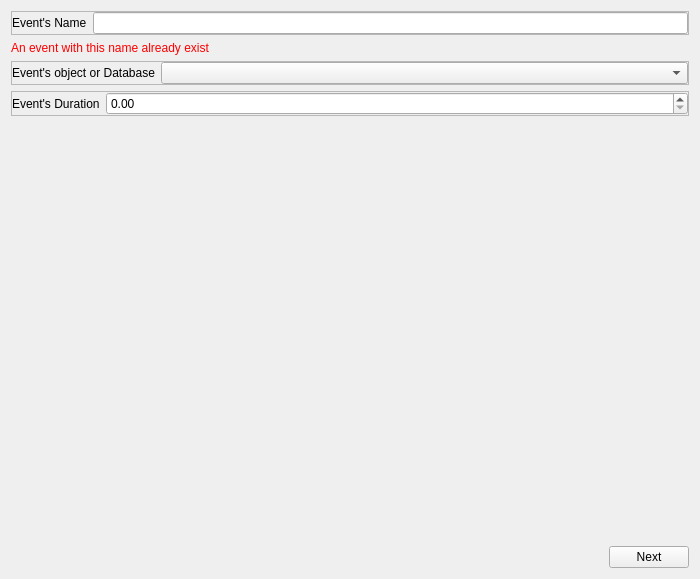
<?xml version="1.0" encoding="UTF-8"?>
<ui version="4.0">
 <class>Dialog</class>
 <widget class="QDialog" name="Dialog">
  <property name="geometry">
   <rect>
    <x>0</x>
    <y>0</y>
    <width>700</width>
    <height>579</height>
   </rect>
  </property>
  <property name="windowTitle">
   <string>Dialog</string>
  </property>
  <layout class="QVBoxLayout" name="verticalLayout">
   <item>
    <widget class="QStackedWidget" name="stackedWidget">
     <property name="currentIndex">
      <number>3</number>
     </property>
     <widget class="QWidget" name="step_2">
      <layout class="QVBoxLayout" name="verticalLayout_8">
       <item>
        <widget class="QGroupBox" name="groupBox">
         <property name="sizePolicy">
          <sizepolicy hsizetype="Expanding" vsizetype="Expanding">
           <horstretch>0</horstretch>
           <verstretch>0</verstretch>
          </sizepolicy>
         </property>
         <property name="title">
          <string>Event's triggers</string>
         </property>
         <layout class="QVBoxLayout" name="verticalLayout_3">
          <item>
           <widget class="QScrollArea" name="scrollArea_2">
            <property name="widgetResizable">
             <bool>true</bool>
            </property>
            <widget class="QWidget" name="scrollAreaWidgetContents_2">
             <property name="geometry">
              <rect>
               <x>0</x>
               <y>0</y>
               <width>642</width>
               <height>443</height>
              </rect>
             </property>
             <layout class="QVBoxLayout" name="verticalLayout_5">
              <item>
               <widget class="QTreeWidget" name="treeWidget">
                <property name="styleSheet">
                 <string notr="true">font: 12pt &quot;Segoe UI&quot;;</string>
                </property>
                <property name="headerHidden">
                 <bool>true</bool>
                </property>
                <column>
                 <property name="text">
                  <string notr="true">1</string>
                 </property>
                </column>
               </widget>
              </item>
             </layout>
            </widget>
           </widget>
          </item>
          <item>
           <widget class="QFrame" name="frame_6">
            <property name="sizePolicy">
             <sizepolicy hsizetype="Expanding" vsizetype="Fixed">
              <horstretch>0</horstretch>
              <verstretch>0</verstretch>
             </sizepolicy>
            </property>
            <property name="frameShape">
             <enum>QFrame::Shape::StyledPanel</enum>
            </property>
            <property name="frameShadow">
             <enum>QFrame::Shadow::Raised</enum>
            </property>
            <layout class="QHBoxLayout" name="horizontalLayout_6">
             <property name="leftMargin">
              <number>0</number>
             </property>
             <property name="topMargin">
              <number>0</number>
             </property>
             <property name="rightMargin">
              <number>0</number>
             </property>
             <property name="bottomMargin">
              <number>0</number>
             </property>
             <item alignment="Qt::AlignmentFlag::AlignLeft">
              <widget class="QPushButton" name="pushButton_7">
               <property name="text">
                <string>Delete event's trigger</string>
               </property>
              </widget>
             </item>
             <item alignment="Qt::AlignmentFlag::AlignRight">
              <widget class="QPushButton" name="pushButton">
               <property name="text">
                <string>Add event's trigger</string>
               </property>
              </widget>
             </item>
            </layout>
           </widget>
          </item>
          <item alignment="Qt::AlignmentFlag::AlignRight|Qt::AlignmentFlag::AlignBottom">
           <widget class="QPushButton" name="pushButton_4">
            <property name="text">
             <string>Next</string>
            </property>
           </widget>
          </item>
         </layout>
        </widget>
       </item>
      </layout>
     </widget>
     <widget class="QWidget" name="step_3">
      <layout class="QVBoxLayout" name="verticalLayout_9">
       <item>
        <widget class="QGroupBox" name="groupBox_2">
         <property name="sizePolicy">
          <sizepolicy hsizetype="Expanding" vsizetype="Expanding">
           <horstretch>0</horstretch>
           <verstretch>0</verstretch>
          </sizepolicy>
         </property>
         <property name="title">
          <string>Event's protocols</string>
         </property>
         <layout class="QVBoxLayout" name="verticalLayout_4">
          <item>
           <widget class="QScrollArea" name="scrollArea_3">
            <property name="widgetResizable">
             <bool>true</bool>
            </property>
            <widget class="QWidget" name="scrollAreaWidgetContents_3">
             <property name="geometry">
              <rect>
               <x>0</x>
               <y>0</y>
               <width>642</width>
               <height>443</height>
              </rect>
             </property>
             <layout class="QVBoxLayout" name="verticalLayout_6">
              <item>
               <widget class="QTreeWidget" name="treeWidget_2">
                <property name="styleSheet">
                 <string notr="true">font: 12pt &quot;Segoe UI&quot;;</string>
                </property>
                <property name="headerHidden">
                 <bool>true</bool>
                </property>
                <column>
                 <property name="text">
                  <string notr="true">1</string>
                 </property>
                </column>
               </widget>
              </item>
             </layout>
            </widget>
           </widget>
          </item>
          <item>
           <widget class="QFrame" name="frame_7">
            <property name="sizePolicy">
             <sizepolicy hsizetype="Expanding" vsizetype="Fixed">
              <horstretch>0</horstretch>
              <verstretch>0</verstretch>
             </sizepolicy>
            </property>
            <property name="frameShape">
             <enum>QFrame::Shape::StyledPanel</enum>
            </property>
            <property name="frameShadow">
             <enum>QFrame::Shadow::Raised</enum>
            </property>
            <layout class="QHBoxLayout" name="horizontalLayout_7">
             <property name="leftMargin">
              <number>0</number>
             </property>
             <property name="topMargin">
              <number>0</number>
             </property>
             <property name="rightMargin">
              <number>0</number>
             </property>
             <property name="bottomMargin">
              <number>0</number>
             </property>
             <item alignment="Qt::AlignmentFlag::AlignLeft">
              <widget class="QPushButton" name="pushButton_8">
               <property name="text">
                <string>Delete event's protocol</string>
               </property>
              </widget>
             </item>
             <item alignment="Qt::AlignmentFlag::AlignRight">
              <widget class="QPushButton" name="pushButton_2">
               <property name="text">
                <string>Add event's protocol</string>
               </property>
              </widget>
             </item>
            </layout>
           </widget>
          </item>
          <item alignment="Qt::AlignmentFlag::AlignRight|Qt::AlignmentFlag::AlignBottom">
           <widget class="QPushButton" name="pushButton_5">
            <property name="text">
             <string>Next</string>
            </property>
           </widget>
          </item>
         </layout>
        </widget>
       </item>
      </layout>
     </widget>
     <widget class="QWidget" name="step_4">
      <layout class="QVBoxLayout" name="verticalLayout_10">
       <item>
        <widget class="QGroupBox" name="groupBox_3">
         <property name="sizePolicy">
          <sizepolicy hsizetype="Expanding" vsizetype="Fixed">
           <horstretch>0</horstretch>
           <verstretch>0</verstretch>
          </sizepolicy>
         </property>
         <property name="title">
          <string>Initial conditions</string>
         </property>
         <layout class="QVBoxLayout" name="verticalLayout_7">
          <item>
           <widget class="QFrame" name="frame_4">
            <property name="sizePolicy">
             <sizepolicy hsizetype="Expanding" vsizetype="Fixed">
              <horstretch>0</horstretch>
              <verstretch>0</verstretch>
             </sizepolicy>
            </property>
            <property name="frameShape">
             <enum>QFrame::Shape::StyledPanel</enum>
            </property>
            <property name="frameShadow">
             <enum>QFrame::Shadow::Raised</enum>
            </property>
            <layout class="QHBoxLayout" name="horizontalLayout_4" stretch="0,5">
             <property name="leftMargin">
              <number>0</number>
             </property>
             <property name="topMargin">
              <number>0</number>
             </property>
             <property name="rightMargin">
              <number>0</number>
             </property>
             <property name="bottomMargin">
              <number>0</number>
             </property>
             <item>
              <widget class="QLabel" name="label_4">
               <property name="text">
                <string>Previous state</string>
               </property>
              </widget>
             </item>
             <item>
              <widget class="QComboBox" name="comboBox_2"/>
             </item>
            </layout>
           </widget>
          </item>
          <item>
           <widget class="QFrame" name="frame_5">
            <property name="sizePolicy">
             <sizepolicy hsizetype="Expanding" vsizetype="Fixed">
              <horstretch>0</horstretch>
              <verstretch>0</verstretch>
             </sizepolicy>
            </property>
            <property name="frameShape">
             <enum>QFrame::Shape::StyledPanel</enum>
            </property>
            <property name="frameShadow">
             <enum>QFrame::Shadow::Raised</enum>
            </property>
            <layout class="QHBoxLayout" name="horizontalLayout_5" stretch="0,5">
             <property name="leftMargin">
              <number>0</number>
             </property>
             <property name="topMargin">
              <number>0</number>
             </property>
             <property name="rightMargin">
              <number>0</number>
             </property>
             <property name="bottomMargin">
              <number>0</number>
             </property>
             <item>
              <widget class="QLabel" name="label_5">
               <property name="text">
                <string>Present state</string>
               </property>
              </widget>
             </item>
             <item>
              <widget class="QComboBox" name="comboBox_3"/>
             </item>
            </layout>
           </widget>
          </item>
         </layout>
        </widget>
       </item>
       <item>
        <spacer name="verticalSpacer_2">
         <property name="orientation">
          <enum>Qt::Orientation::Vertical</enum>
         </property>
         <property name="sizeHint" stdset="0">
          <size>
           <width>20</width>
           <height>40</height>
          </size>
         </property>
        </spacer>
       </item>
       <item alignment="Qt::AlignmentFlag::AlignRight|Qt::AlignmentFlag::AlignBottom">
        <widget class="QPushButton" name="pushButton_6">
         <property name="text">
          <string>Create Event</string>
         </property>
        </widget>
       </item>
      </layout>
     </widget>
     <widget class="QWidget" name="step_1">
      <layout class="QVBoxLayout" name="verticalLayout_2">
       <property name="leftMargin">
        <number>0</number>
       </property>
       <property name="topMargin">
        <number>0</number>
       </property>
       <property name="rightMargin">
        <number>0</number>
       </property>
       <property name="bottomMargin">
        <number>0</number>
       </property>
       <item>
        <widget class="QFrame" name="frame">
         <property name="sizePolicy">
          <sizepolicy hsizetype="Expanding" vsizetype="Fixed">
           <horstretch>0</horstretch>
           <verstretch>0</verstretch>
          </sizepolicy>
         </property>
         <property name="frameShape">
          <enum>QFrame::Shape::StyledPanel</enum>
         </property>
         <property name="frameShadow">
          <enum>QFrame::Shadow::Raised</enum>
         </property>
         <layout class="QHBoxLayout" name="horizontalLayout">
          <property name="leftMargin">
           <number>0</number>
          </property>
          <property name="topMargin">
           <number>0</number>
          </property>
          <property name="rightMargin">
           <number>0</number>
          </property>
          <property name="bottomMargin">
           <number>0</number>
          </property>
          <item>
           <widget class="QLabel" name="label">
            <property name="text">
             <string>Event's Name</string>
            </property>
           </widget>
          </item>
          <item>
           <widget class="QLineEdit" name="lineEdit"/>
          </item>
         </layout>
        </widget>
       </item>
       <item>
        <widget class="QLabel" name="label_6">
         <property name="styleSheet">
          <string notr="true">color:red</string>
         </property>
         <property name="text">
          <string>An event with this name already exist</string>
         </property>
        </widget>
       </item>
       <item>
        <widget class="QFrame" name="frame_2">
         <property name="sizePolicy">
          <sizepolicy hsizetype="Expanding" vsizetype="Fixed">
           <horstretch>0</horstretch>
           <verstretch>0</verstretch>
          </sizepolicy>
         </property>
         <property name="frameShape">
          <enum>QFrame::Shape::StyledPanel</enum>
         </property>
         <property name="frameShadow">
          <enum>QFrame::Shadow::Raised</enum>
         </property>
         <layout class="QHBoxLayout" name="horizontalLayout_2" stretch="0,5">
          <property name="leftMargin">
           <number>0</number>
          </property>
          <property name="topMargin">
           <number>0</number>
          </property>
          <property name="rightMargin">
           <number>0</number>
          </property>
          <property name="bottomMargin">
           <number>0</number>
          </property>
          <item>
           <widget class="QLabel" name="label_2">
            <property name="text">
             <string>Event's object or Database</string>
            </property>
           </widget>
          </item>
          <item>
           <widget class="QComboBox" name="comboBox"/>
          </item>
         </layout>
        </widget>
       </item>
       <item>
        <widget class="QFrame" name="frame_3">
         <property name="sizePolicy">
          <sizepolicy hsizetype="Expanding" vsizetype="Fixed">
           <horstretch>0</horstretch>
           <verstretch>0</verstretch>
          </sizepolicy>
         </property>
         <property name="frameShape">
          <enum>QFrame::Shape::StyledPanel</enum>
         </property>
         <property name="frameShadow">
          <enum>QFrame::Shadow::Raised</enum>
         </property>
         <layout class="QHBoxLayout" name="horizontalLayout_3" stretch="0,5">
          <property name="leftMargin">
           <number>0</number>
          </property>
          <property name="topMargin">
           <number>0</number>
          </property>
          <property name="rightMargin">
           <number>0</number>
          </property>
          <property name="bottomMargin">
           <number>0</number>
          </property>
          <item>
           <widget class="QLabel" name="label_3">
            <property name="text">
             <string>Event's Duration</string>
            </property>
           </widget>
          </item>
          <item>
           <widget class="QDoubleSpinBox" name="doubleSpinBox"/>
          </item>
         </layout>
        </widget>
       </item>
       <item>
        <spacer name="verticalSpacer">
         <property name="orientation">
          <enum>Qt::Orientation::Vertical</enum>
         </property>
         <property name="sizeHint" stdset="0">
          <size>
           <width>20</width>
           <height>40</height>
          </size>
         </property>
        </spacer>
       </item>
       <item alignment="Qt::AlignmentFlag::AlignRight|Qt::AlignmentFlag::AlignBottom">
        <widget class="QPushButton" name="pushButton_3">
         <property name="text">
          <string>Next</string>
         </property>
        </widget>
       </item>
      </layout>
     </widget>
    </widget>
   </item>
  </layout>
 </widget>
 <resources/>
 <connections/>
</ui>
